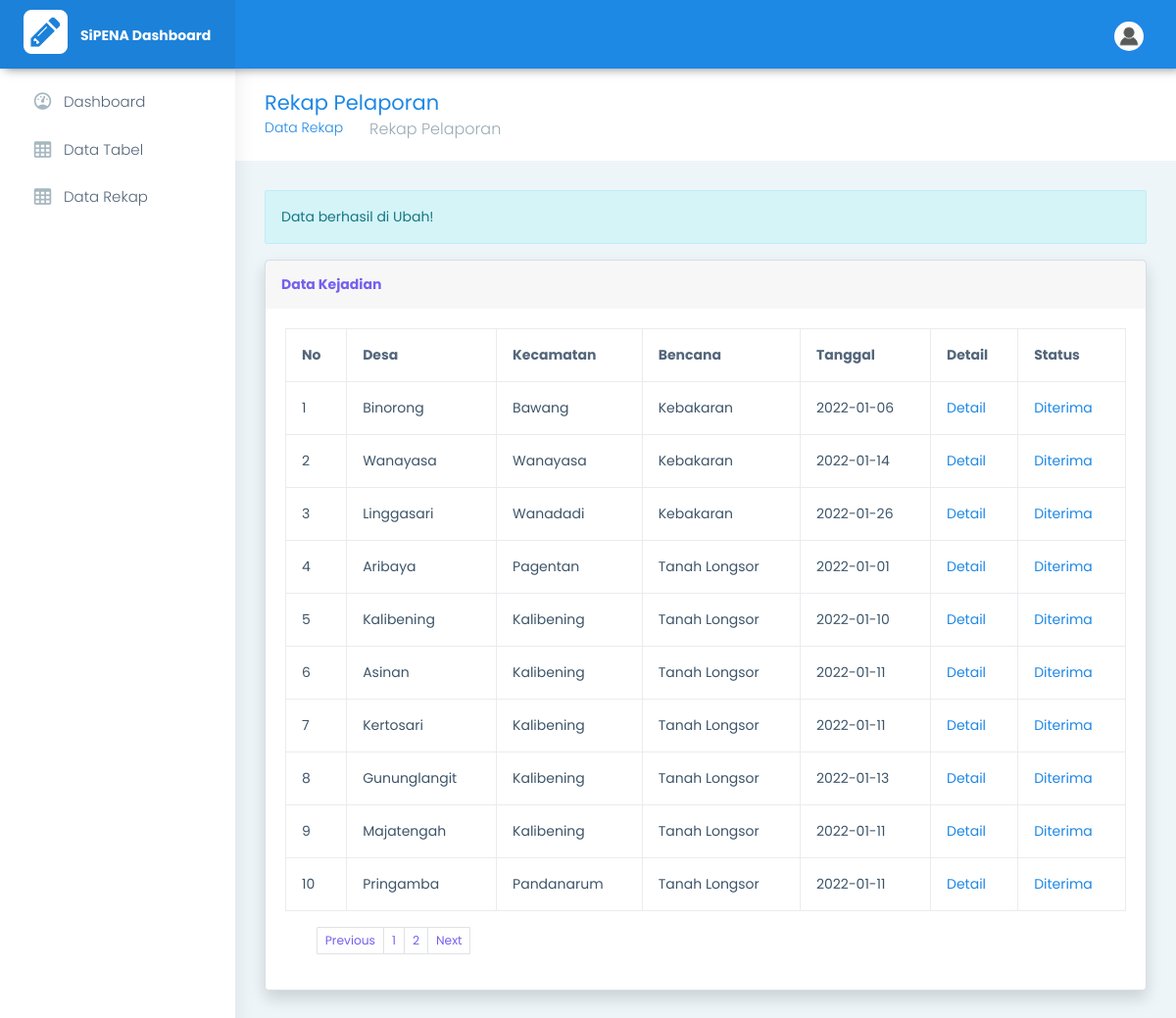
The page /pages-bencana.php?pesan=acc (signed in) on the database its author committed.
### tables this page shows
CREATE TABLE `rekap_bencana`  (
  `id_rekap` int(11) NOT NULL AUTO_INCREMENT,
  `tgl_kejadian` date NULL DEFAULT NULL,
  `id_bencana_detail` int(11) NULL DEFAULT NULL,
  `nama_kk` varchar(255) NULL DEFAULT NULL,
  `jumlah_jiwa` varchar(255) NULL DEFAULT NULL,
  `rt` varchar(255) NULL DEFAULT NULL,
  `rw` varchar(255) NULL DEFAULT NULL,
  `id_desa_detail` int(11) NULL DEFAULT NULL,
  `rusak_berat` varchar(255) NULL DEFAULT NULL,
  `rusak_sedang` varchar(255) NULL DEFAULT NULL,
  `rusak_ringan` varchar(255) NULL DEFAULT NULL,
  `terancam` varchar(255) NULL DEFAULT NULL,
  `meninggal_dunia` varchar(255) NULL DEFAULT NULL,
  `luka_luka` varchar(255) NULL DEFAULT NULL,
  `kronologi` longtext NULL,
  `kerugian` varchar(255) NULL DEFAULT NULL,
  `gambar` varchar(255) NULL DEFAULT NULL,
  `latitude` varchar(255) NULL DEFAULT NULL,
  `longitude` varchar(255) NULL DEFAULT NULL,
  `status` int(11) NULL DEFAULT NULL,
  PRIMARY KEY (`id_rekap`) USING BTREE,
  INDEX `bencana_detail`(`id_bencana_detail`) USING BTREE,
  INDEX `desa_detail`(`id_desa_detail`) USING BTREE,
  CONSTRAINT `bencana_detail` FOREIGN KEY (`id_bencana_detail`) REFERENCES `bencana_detail` (`id_bencana_detail`) ON DELETE CASCADE ON UPDATE CASCADE,
  CONSTRAINT `des_kec_dtl` FOREIGN KEY (`id_desa_detail`) REFERENCES `desa_detail` (`id_desa_detail`) ON DELETE CASCADE ON UPDATE CASCADE
);

CREATE TABLE `desa_detail`  (
  `id_desa_detail` int(11) NOT NULL AUTO_INCREMENT,
  `desa` varchar(255) NULL DEFAULT NULL,
  `id_kec_detail` int(11) NULL DEFAULT NULL,
  PRIMARY KEY (`id_desa_detail`) USING BTREE,
  INDEX `des_kec`(`id_kec_detail`) USING BTREE,
  CONSTRAINT `des_kec` FOREIGN KEY (`id_kec_detail`) REFERENCES `kec_detail` (`id_kec_detail`) ON DELETE CASCADE ON UPDATE CASCADE
);

CREATE TABLE `kec_detail`  (
  `id_kec_detail` int(11) NOT NULL AUTO_INCREMENT,
  `kecamatan` varchar(255) NULL DEFAULT NULL,
  PRIMARY KEY (`id_kec_detail`) USING BTREE,
  INDEX `kecamatan`(`kecamatan`) USING BTREE
);

CREATE TABLE `bencana_detail`  (
  `id_bencana_detail` int(11) NOT NULL AUTO_INCREMENT,
  `bencana` varchar(255) NULL DEFAULT NULL,
  PRIMARY KEY (`id_bencana_detail`) USING BTREE
);

### html/pages-bencana.php (the view, shortened to what this page needs)
<!DOCTYPE html>
<html dir="ltr" lang="en">
<head>
    <link href="../assets/plugins/chartist-js/dist/chartist.min.css" rel="stylesheet">
    <link href="../assets/plugins/chartist-js/dist/chartist-init.css" rel="stylesheet">
    <link href="../assets/plugins/chartist-plugin-tooltip-master/dist/chartist-plugin-tooltip.css" rel="stylesheet">
    <link href="../assets/plugins/c3-master/c3.min.css" rel="stylesheet">
    <link href="css/style.min.css" rel="stylesheet">
</head>
<body>
    <div id="main-wrapper" data-layout="vertical" data-navbarbg="skin5" data-sidebartype="full" data-sidebar-position="absolute" data-header-position="absolute" data-boxed-layout="full">
        <header class="topbar" data-navbarbg="skin6">
            <nav class="navbar top-navbar navbar-expand-md navbar-dark">
                <div class="navbar-header" data-logobg="skin6">
                    <a class="navbar-brand ms-4" href="home.php">
                        <b class="logo-icon">
                            <img src="img/logo1.png" class="me-2 figure-img img-fluid rounded" width="45" height="45">
                        </b>
                        <span class="logo-text">
                            <span class="mr-3 d-none d-lg-inline text-gray-600 small" style="font-weight:bold">SiPENA Dashboard
                            </span>
                    </a>
                </div>
                <div class="navbar-collapse collapse" id="navbarSupportedContent" data-navbarbg="skin5">
                    <ul class="navbar-nav me-auto mt-md-0 ">
                        <li class="nav-item search-box">
                            <a class="nav-link text-muted" href="javascript:void(0)"><i class="ti-search"></i></a>
                        </li>
                    </ul>
                    <ul class="navbar-nav">
                        <li class="nav-item dropdown">
                            <a class="nav-link dropdown-toggle text-muted waves-effect waves-dark" href="#" id="navbarDropdown" role="button" data-bs-toggle="dropdown" aria-expanded="false">
                                <img class="profile-pic me-2" src="../html/img/user/person-icon.png" />
                            </a>
                        </li>
                    </ul>
                </div>
            </nav>
        </header>
        <aside class="left-sidebar" data-sidebarbg="skin6">
            <div class="scroll-sidebar">
                <nav class="sidebar-nav">
                    <ul id="sidebarnav">
                        <li class="sidebar-item"> <a class="sidebar-link waves-effect waves-dark sidebar-link" href="home.php" aria-expanded="false"><i class="mdi me-2 mdi-gauge"></i><span class="hide-menu">Dashboard</span></a></li>
                        <li class="sidebar-item"> <a class="sidebar-link waves-effect waves-dark sidebar-link" href="pages-data-table.php" aria-expanded="false"><i class="mdi me-2 mdi-table-large"></i><span class="hide-menu">Data Tabel</span></a></li>
                        <li class="sidebar-item"> <a class="sidebar-link waves-effect waves-dark sidebar-link" href="pages-data-rekap.php" aria-expanded="false"><i class="mdi me-2 mdi-table-large"></i><span class="hide-menu">Data Rekap</span></a></li>
                    </ul>
                </nav>
            </div>
        </aside>
        <div class="page-wrapper">
            <div class="page-breadcrumb">
                <div class="row align-items-center">
                    <div class="col-md-6 col-8 align-self-center">
                        <h3 class="page-title mb-0 p-0">Rekap Pelaporan</h3>
                        <div class="d-flex align-items-center">
                            <nav aria-label="breadcrumb">
                                <ol class="breadcrumb">
                                    <li class="breadcrumb-item"><a href="pages-data-rekap.php">Data Rekap</a></li>
                                    <li class="breadcrumb-item active" aria-current="page">Rekap Pelaporan</li>
                                </ol>
                            </nav>
                        </div>
                    </div>
                </div>
            </div>
            <div class="container-fluid">
                <?php
                if (isset($_GET['pesan'])) {
                    $pesan = $_GET['pesan'];
                    if ($pesan == "input") {
                        echo '<div class="alert alert-primary" role="alert"> Data berhasil di input!</div';
                    } else if ($pesan == "gagal") {
                        echo
                        '<div class="alert alert-danger" role="alert"> Data Gagal di input!</div';
                    } else if ($pesan == "hapus") {
                        echo
                        '<div class="alert alert-success" role="alert"> Data berhasil di hapus!</div';
                    } else if ($pesan == "update") {
                        echo
                        '<div class="alert alert-success" role="alert"> Data berhasil di update!</div';
                    } else if ($pesan == "acc") {
                        echo
                        '<div class="alert alert-success" role="alert"> Data berhasil di Ubah!</div';
                    } else if ($pesan == "acc!") {
                        echo
                        '<div class="alert alert-success" role="alert"> Data gagal di Ubah!</div';
                    }
                }
                ?>
                <?php include 'conn.php'; ?>
                <div class="card shadow mb-4">
                    <div class="card-header py-3">
                        <h6 class="m-0 font-weight-bold text-primary">Data Kejadian</h6>
                    </div>
                    <div class="card-body">
                        <div class="table-responsive">
                            <table class="table table-bordered" id="dataTable" width="100%" cellspacing="0">
                                <thead>
                                    <tr>
                                        <th>No</th>
                                        <th>Desa</th>
                                        <th>Kecamatan</th>
                                        <th>Bencana</th>
                                        <th>Tanggal</th>
                                        <th>Detail</th>
                                        <th>Status</th>
                                    </tr>
                                </thead>
                                <?php
                                $halaman = 10;
                                $page = isset($_GET["halaman"]) ? (int)$_GET["halaman"] : 1;
                                $mulai = ($page > 1) ? ($page * $halaman) - $halaman : 0;
                                $previous = $page - 1;
                                $next = $page + 1;
                                $result = mysqli_query($conn, "SELECT * FROM rekap_bencana");
                                $total = mysqli_num_rows($result);
                                $pages = ceil($total / $halaman);
                                $sql = mysqli_query($conn, "SELECT * FROM rekap_bencana
                                    JOIN desa_detail ON rekap_bencana.id_desa_detail = desa_detail.id_desa_detail
                                    JOIN kec_detail ON desa_detail.id_kec_detail = kec_detail.id_kec_detail
                                    JOIN bencana_detail ON rekap_bencana.id_bencana_detail = bencana_detail.id_bencana_detail WHERE status='1' LIMIT $mulai, $halaman ");
                                $no = $mulai + 1;
                                while ($row = mysqli_fetch_array($sql)) {
                                ?>
                                    <tbody>
                                        <tr>
                                            <td><?php echo $no++; ?></td>
                                            <td><?php echo $row['desa']; ?></td>
                                            <td><?php echo $row['kecamatan']; ?></td>
                                            <td><?php echo $row['bencana']; ?></td>
                                            <td><?php echo $row['tgl_kejadian']; ?></td>
                                            <td>
                                                <a href="#" data-bs-toggle="modal" data-bs-target="#detail<?php echo $row['id_rekap']; ?>">Detail</a>
                                            </td>
                                            <td><?php
                                                if ($row['status'] == 0) { ?>
                                                    <a href="#" data-bs-toggle="modal" data-bs-target="#modal<?php echo $row['id_rekap']; ?>">Belum diterima</a>
                                                <?php } else { ?>
                                                    <a href="#" data-bs-toggle="modal" data-bs-target="#modal<?php echo $row['id_rekap']; ?>">Diterima</a>
                                                <?php } ?>
                                            </td>
                                        </tr>
                                    </tbody>
                                <?php } ?>
                            </table>
                            <nav>
                                <ul class="pagination pagination-sm">
                                    <li class="page-item">
                                        <a class="page-link" <?php if ($page > 1) {
                                                                    echo "href='?halaman=$previous'";
                                                                } ?>>Previous</a>
                                    </li>
                                    <?php
                                    for ($x = 1; $x <= $pages; $x++) {
                                    ?>
                                        <li class="page-item"><a class="page-link" href="?halaman=<?php echo $x ?>"><?php echo $x; ?></a></li>
                                    <?php
                                    }
                                    ?>
                                    <li class="page-item">
                                        <a class="page-link" <?php if ($page < $pages) {
                                                                    echo "href='?halaman=$next'";
                                                                } ?>>Next</a>
                                    </li>
                                </ul>
                            </nav>
                        </div>
                    </div>
                </div>
            </div>
        </div>
    </div>
</body>
</html>

### rows shown on the page
rekap_bencana: id_desa_detail.desa "Binorong", kec_detail.kecamatan "Bawang", id_bencana_detail.bencana "Kebakaran", tgl_kejadian "2022-01-06"
rekap_bencana: id_desa_detail.desa "Wanayasa", kec_detail.kecamatan "Wanayasa", id_bencana_detail.bencana "Kebakaran", tgl_kejadian "2022-01-14"
rekap_bencana: id_desa_detail.desa "Linggasari", kec_detail.kecamatan "Wanadadi", id_bencana_detail.bencana "Kebakaran", tgl_kejadian "2022-01-26"
rekap_bencana: id_desa_detail.desa "Aribaya", kec_detail.kecamatan "Pagentan", id_bencana_detail.bencana "Tanah Longsor", tgl_kejadian "2022-01-01"
rekap_bencana: id_desa_detail.desa "Kalibening", kec_detail.kecamatan "Kalibening", id_bencana_detail.bencana "Tanah Longsor", tgl_kejadian "2022-01-10"
rekap_bencana: id_desa_detail.desa "Asinan", kec_detail.kecamatan "Kalibening", id_bencana_detail.bencana "Tanah Longsor", tgl_kejadian "2022-01-11"
rekap_bencana: id_desa_detail.desa "Kertosari", kec_detail.kecamatan "Kalibening", id_bencana_detail.bencana "Tanah Longsor", tgl_kejadian "2022-01-11"
rekap_bencana: id_desa_detail.desa "Gununglangit", kec_detail.kecamatan "Kalibening", id_bencana_detail.bencana "Tanah Longsor", tgl_kejadian "2022-01-13"
rekap_bencana: id_desa_detail.desa "Majatengah", kec_detail.kecamatan "Kalibening", id_bencana_detail.bencana "Tanah Longsor", tgl_kejadian "2022-01-11"
rekap_bencana: id_desa_detail.desa "Pringamba", kec_detail.kecamatan "Pandanarum", id_bencana_detail.bencana "Tanah Longsor", tgl_kejadian "2022-01-11"
